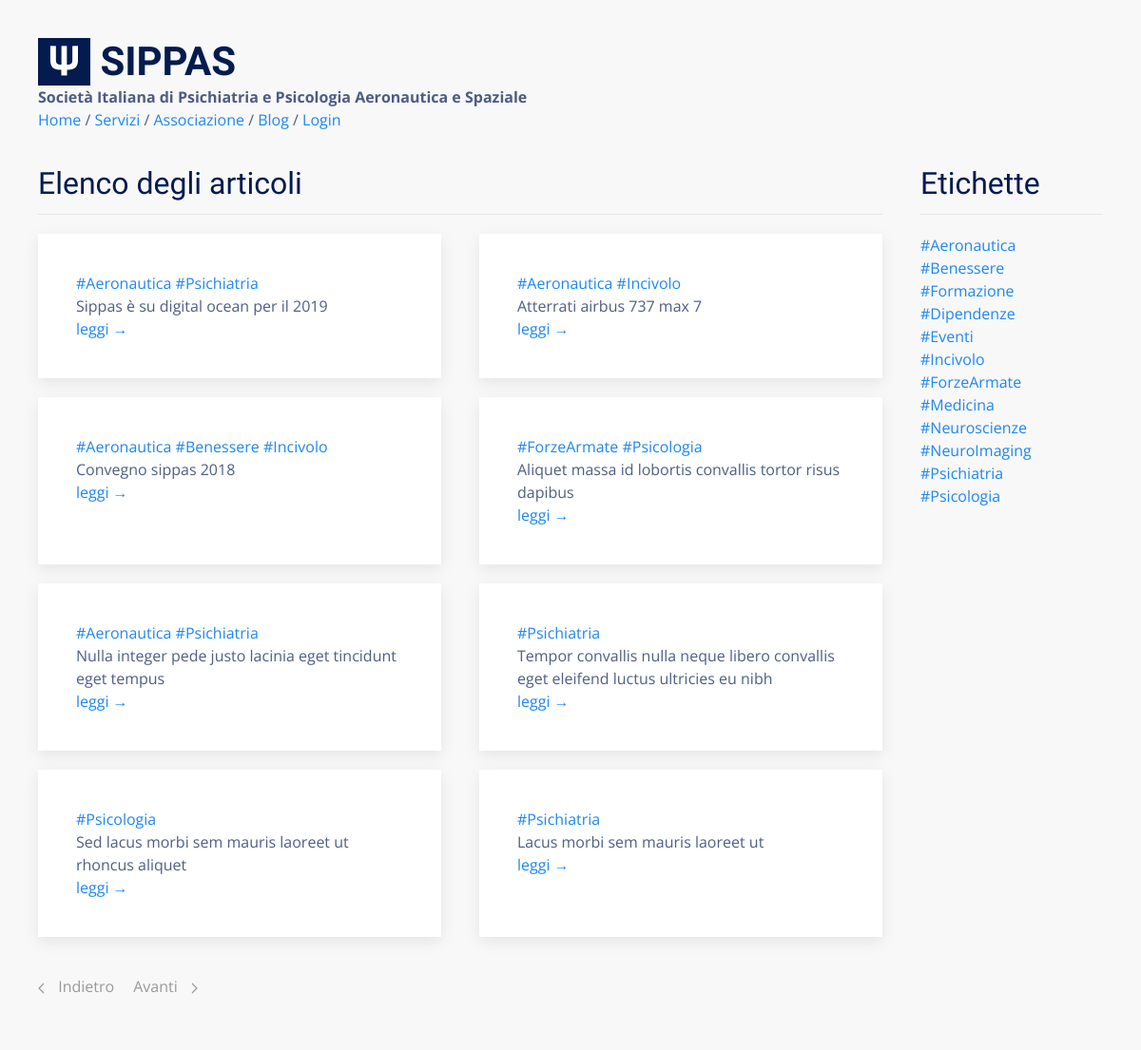
Screenshot of /blog/ with the database file from the repository.
### tables this page shows
CREATE TABLE "posts" (
  "id" integer NOT NULL PRIMARY KEY AUTOINCREMENT,
  "title" text,
  "body" TEXT,
  "teaser" text,
  "tags" TEXT,
  "is_sticky" integer,
  "author_id" text
);

### flaskApp/blueprints/blog/routes.py (the view)
@bp_blog.route("/")
def posts():
  posts = query_db('SELECT * FROM posts ORDER BY id DESC LIMIT {}'.format(BLOG_PAGE_SIZE))
  return render_template(
    "blog/posts.html",
    posts=posts,
    tags=TAGS,
    pagination="blog/posts_pagination.html"
  )

### flaskApp/db/sqlite.py (called while the page is built)
def get_db():
  if "db" not in g:
    g.db = sqlite3.connect(
      db_path,
      detect_types = sqlite3.PARSE_DECLTYPES,
      isolation_level = "DEFERRED"
    )
    g.db.cursor().execute("PRAGMA journal_mode=WAL")
    g.db.row_factory = sqlite3.Row
  return g.db

def query_db(query, args=(), one = False):
  with closing(get_db().cursor().execute(query, args)) as cur:
    rv = cur.fetchall()
    return (rv[0] if rv else None) if one else rv

### flaskApp/blueprints/blog/templates/blog/posts.html
{% extends 'base.html' %}
{% block content %}
<div class="uk-section">
  <div class="uk-container">
    <div class="uk-grid">
      <div class="uk-width-4-5">
        <h2 class="uk-heading-divider">Elenco degli articoli</h2>
        {% include 'blog/posts_list.html' %}
      </div>
      <div class="uk-width-expand">
        <div>
          <h2 class="uk-heading-divider">Etichette</h2>
          {% include 'blog/tags_list.html' %}
        </div>
      </div>
    </div>
    <div class="uk-margin">
      {% include pagination %}
    </div>
  </div>
</div>
{% endblock %}

### flaskApp/blueprints/blog/templates/blog/posts_list.html
<div class="uk-grid uk-grid-match">
  {% for p in posts %}
  <div class="uk-width-1-2 uk-margin-bottom">
    <div class="uk-card uk-card-default uk-card-body uk-margin">
      {% for tag in p.tags.split(' ') %} <a href="{{ url_for('blog.posts_tagged', tag=tag) }}">{{ tag }}</a> {% endfor %}<br>
      {{ p.title  | capitalize}}<br>
      <a href="{{ url_for('blog.view_post', id=p.id) }}">leggi &rarr;</a>
    </div>
  </div>
  {% endfor %}
</div>

### flaskApp/templates/base.html (style rules this page uses)
html { font-family: 'Open Sans', sans-serif; font-size: 16px; font-weight: normal; line-height: 1.5; background: #f8f8f8; color: rgba(3,27,78,0.7) !important; }
h1, .uk-h1, h2, .uk-h2, h3, .uk-h3, h4, .uk-h4, h5, .uk-h5, h6, .uk-h6 { font-family: 'Yanone Kaffeesatz', sans-serif; margin: 0 0 20px 0; font-weight: normal; color: #031b4e; text-transform: none; }
.uk-section { padding: 0px; padding-top: 15px; }
.uk-card-default { color: rgba(3,27,78,0.7) !important; }

### rows the page displays
posts: tag "#Aeronautica" "#Psichiatria", title "Sippas è su digital ocean per il 2019"
posts: tag "#Aeronautica" "#Incivolo", title "Atterrati airbus 737 max 7"
posts: tag "#Aeronautica" "#Benessere" "#Incivolo", title "Convegno sippas 2018"
posts: tag "#ForzeArmate" "#Psicologia", title "Aliquet massa id lobortis convallis tortor risus dapibus"
posts: tag "#Aeronautica" "#Psichiatria", title "Nulla integer pede justo lacinia eget tincidunt eget tempus"
posts: tags "#Psichiatria", title "Tempor convallis nulla neque libero convallis eget eleifend luctus ultricies eu nibh"
posts: tags "#Psicologia", title "Sed lacus morbi sem mauris laoreet ut rhoncus aliquet"
posts: tags "#Psichiatria", title "Lacus morbi sem mauris laoreet ut"

### other values shown
{{ t }} "#Aeronautica" "#Benessere" "#Formazione" "#Dipendenze" "#Eventi" "#Incivolo" "#ForzeArmate" "#Medicina" "#Neuroscienze" "#NeuroImaging" "#Psichiatria" "#Psicologia"
